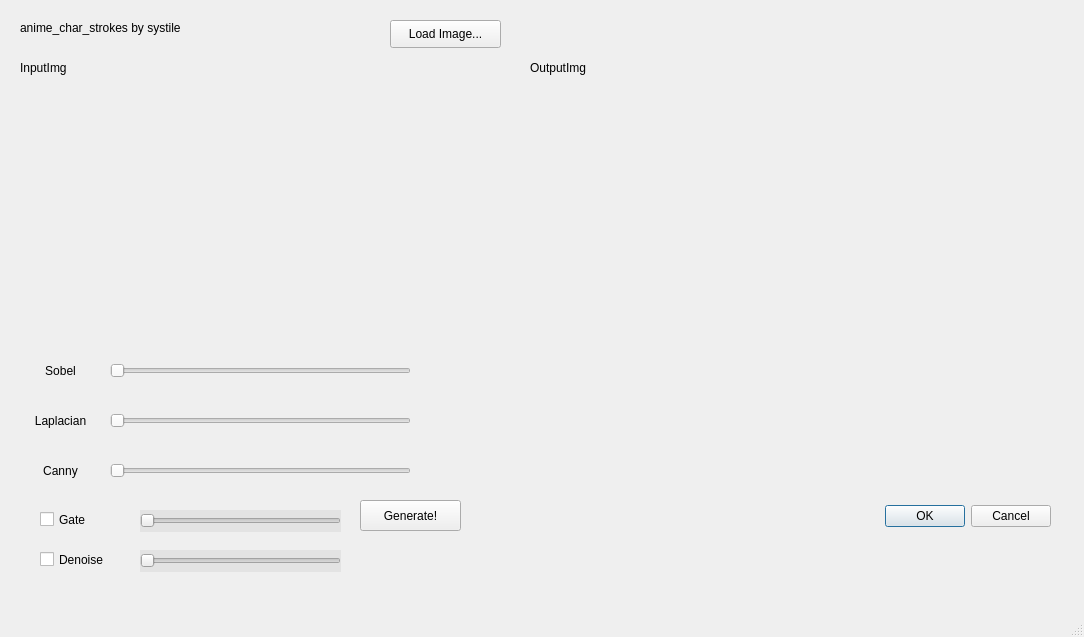
<?xml version="1.0" encoding="UTF-8"?>
<ui version="4.0">
 <class>MainWindow</class>
 <widget class="QMainWindow" name="MainWindow">
  <property name="geometry">
   <rect>
    <x>0</x>
    <y>0</y>
    <width>1084</width>
    <height>637</height>
   </rect>
  </property>
  <property name="windowTitle">
   <string>MainWindow</string>
  </property>
  <widget class="QWidget" name="centralwidget">
   <widget class="QPushButton" name="generateButton">
    <property name="geometry">
     <rect>
      <x>360</x>
      <y>500</y>
      <width>101</width>
      <height>31</height>
     </rect>
    </property>
    <property name="autoFillBackground">
     <bool>false</bool>
    </property>
    <property name="text">
     <string>Generate!</string>
    </property>
   </widget>
   <widget class="QCheckBox" name="gateCheckBox">
    <property name="geometry">
     <rect>
      <x>40</x>
      <y>510</y>
      <width>61</width>
      <height>19</height>
     </rect>
    </property>
    <property name="text">
     <string>Gate</string>
    </property>
   </widget>
   <widget class="QDialogButtonBox" name="buttonBox">
    <property name="geometry">
     <rect>
      <x>710</x>
      <y>500</y>
      <width>341</width>
      <height>32</height>
     </rect>
    </property>
    <property name="orientation">
     <enum>Qt::Horizontal</enum>
    </property>
    <property name="standardButtons">
     <set>QDialogButtonBox::Cancel|QDialogButtonBox::Ok</set>
    </property>
   </widget>
   <widget class="QSlider" name="sobelRatioSlider">
    <property name="geometry">
     <rect>
      <x>110</x>
      <y>360</y>
      <width>301</width>
      <height>22</height>
     </rect>
    </property>
    <property name="orientation">
     <enum>Qt::Horizontal</enum>
    </property>
   </widget>
   <widget class="QSlider" name="lapRatioSlider">
    <property name="geometry">
     <rect>
      <x>110</x>
      <y>410</y>
      <width>301</width>
      <height>22</height>
     </rect>
    </property>
    <property name="orientation">
     <enum>Qt::Horizontal</enum>
    </property>
   </widget>
   <widget class="QSlider" name="cannyRatioSlider">
    <property name="geometry">
     <rect>
      <x>110</x>
      <y>460</y>
      <width>301</width>
      <height>22</height>
     </rect>
    </property>
    <property name="orientation">
     <enum>Qt::Horizontal</enum>
    </property>
   </widget>
   <widget class="QLabel" name="label">
    <property name="geometry">
     <rect>
      <x>20</x>
      <y>360</y>
      <width>81</width>
      <height>21</height>
     </rect>
    </property>
    <property name="text">
     <string>Sobel</string>
    </property>
    <property name="textFormat">
     <enum>Qt::AutoText</enum>
    </property>
    <property name="alignment">
     <set>Qt::AlignCenter</set>
    </property>
   </widget>
   <widget class="QLabel" name="label_2">
    <property name="geometry">
     <rect>
      <x>20</x>
      <y>410</y>
      <width>81</width>
      <height>21</height>
     </rect>
    </property>
    <property name="text">
     <string>Laplacian</string>
    </property>
    <property name="textFormat">
     <enum>Qt::AutoText</enum>
    </property>
    <property name="alignment">
     <set>Qt::AlignCenter</set>
    </property>
   </widget>
   <widget class="QLabel" name="label_3">
    <property name="geometry">
     <rect>
      <x>20</x>
      <y>460</y>
      <width>81</width>
      <height>21</height>
     </rect>
    </property>
    <property name="text">
     <string>Canny</string>
    </property>
    <property name="textFormat">
     <enum>Qt::AutoText</enum>
    </property>
    <property name="alignment">
     <set>Qt::AlignCenter</set>
    </property>
   </widget>
   <widget class="QLabel" name="inputImg">
    <property name="geometry">
     <rect>
      <x>20</x>
      <y>60</y>
      <width>64</width>
      <height>15</height>
     </rect>
    </property>
    <property name="text">
     <string>InputImg</string>
    </property>
   </widget>
   <widget class="QPushButton" name="LoadImgButton">
    <property name="geometry">
     <rect>
      <x>390</x>
      <y>20</y>
      <width>111</width>
      <height>28</height>
     </rect>
    </property>
    <property name="text">
     <string>Load Image...</string>
    </property>
   </widget>
   <widget class="QLabel" name="label_5">
    <property name="geometry">
     <rect>
      <x>20</x>
      <y>20</y>
      <width>221</width>
      <height>16</height>
     </rect>
    </property>
    <property name="text">
     <string>anime_char_strokes by systile</string>
    </property>
   </widget>
   <widget class="QSlider" name="gateSlider">
    <property name="geometry">
     <rect>
      <x>140</x>
      <y>510</y>
      <width>201</width>
      <height>22</height>
     </rect>
    </property>
    <property name="styleSheet">
     <string notr="true">background-color: rgb(227, 227, 227);
</string>
    </property>
    <property name="orientation">
     <enum>Qt::Horizontal</enum>
    </property>
   </widget>
   <widget class="QLabel" name="outputImg">
    <property name="geometry">
     <rect>
      <x>530</x>
      <y>60</y>
      <width>91</width>
      <height>16</height>
     </rect>
    </property>
    <property name="text">
     <string>OutputImg</string>
    </property>
   </widget>
   <widget class="QSlider" name="gateSlider_2">
    <property name="geometry">
     <rect>
      <x>140</x>
      <y>550</y>
      <width>201</width>
      <height>22</height>
     </rect>
    </property>
    <property name="styleSheet">
     <string notr="true">background-color: rgb(227, 227, 227);
</string>
    </property>
    <property name="orientation">
     <enum>Qt::Horizontal</enum>
    </property>
   </widget>
   <widget class="QCheckBox" name="gateCheckBox_2">
    <property name="geometry">
     <rect>
      <x>40</x>
      <y>550</y>
      <width>101</width>
      <height>19</height>
     </rect>
    </property>
    <property name="text">
     <string>Denoise</string>
    </property>
   </widget>
  </widget>
  <widget class="QMenuBar" name="menubar">
   <property name="geometry">
    <rect>
     <x>0</x>
     <y>0</y>
     <width>1084</width>
     <height>26</height>
    </rect>
   </property>
  </widget>
  <widget class="QStatusBar" name="statusbar"/>
 </widget>
 <resources/>
 <connections/>
</ui>
